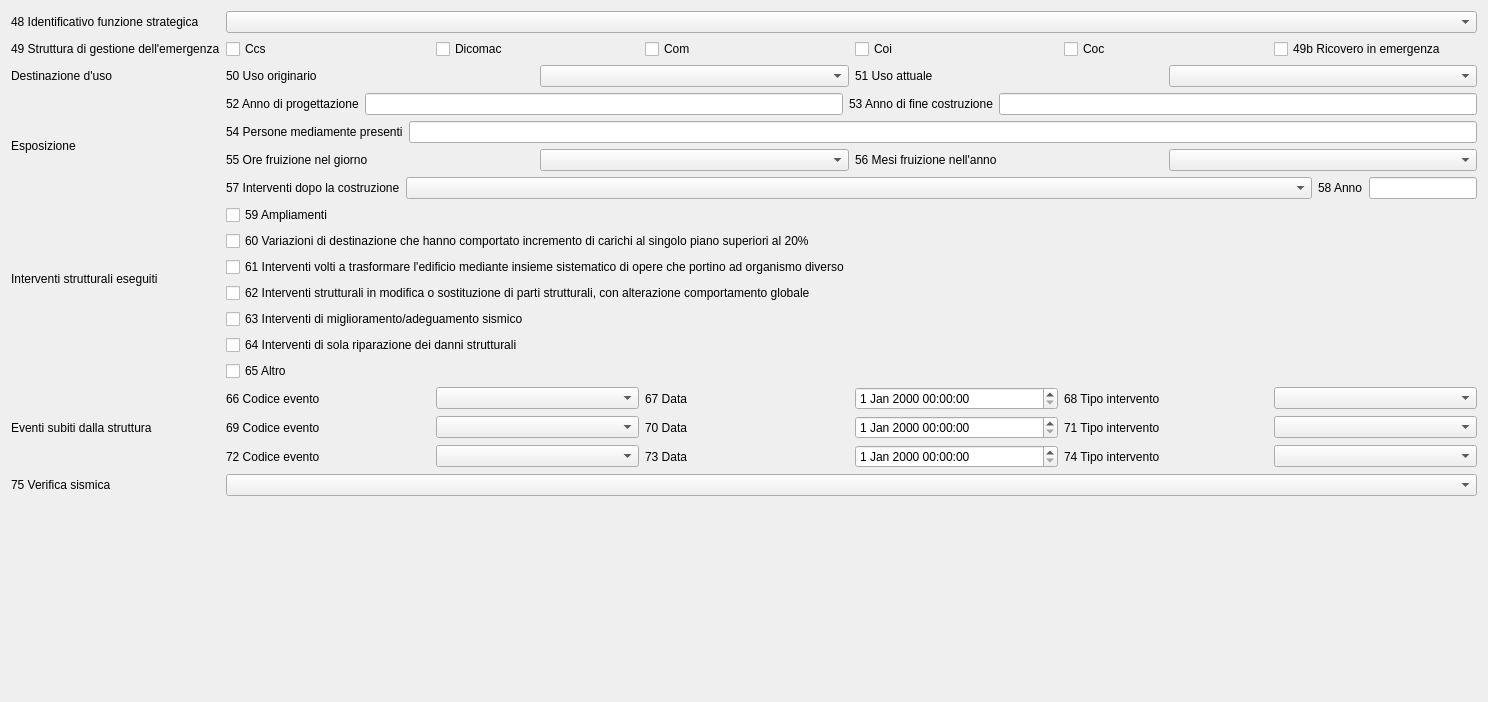
     <widget class="QWidget" name="caratteristiche_spec">
      <property name="geometry">
       <rect>
        <x>0</x>
        <y>0</y>
        <width>1488</width>
        <height>702</height>
       </rect>
      </property>
      <property name="font">
       <font>
        <weight>50</weight>
        <bold>false</bold>
       </font>
      </property>
      <attribute name="label">
       <string>Sezione 3 - CARATTERISTICHE SPECIFICHE</string>
      </attribute>
      <layout class="QGridLayout" name="gridLayout_6">
       <item row="0" column="2">
        <widget class="QComboBox" name="ID_edif"/>
       </item>
       <item row="5" column="2">
        <layout class="QGridLayout" name="gridLayout_7">
         <item row="0" column="0">
          <layout class="QHBoxLayout" name="horizontalLayout_23">
           <item>
            <widget class="QLabel" name="label_64">
             <property name="text">
              <string>54 Persone mediamente presenti</string>
             </property>
            </widget>
           </item>
           <item>
            <widget class="QLineEdit" name="esp_pers"/>
           </item>
          </layout>
         </item>
         <item row="1" column="0">
          <layout class="QHBoxLayout" name="horizontalLayout_24">
           <item>
            <widget class="QLabel" name="label_65">
             <property name="text">
              <string>55 Ore fruizione nel giorno</string>
             </property>
            </widget>
           </item>
           <item>
            <widget class="QComboBox" name="esp_ore"/>
           </item>
           <item>
            <widget class="QLabel" name="label_66">
             <property name="text">
              <string>56 Mesi fruizione nell'anno</string>
             </property>
            </widget>
           </item>
           <item>
            <widget class="QComboBox" name="esp_mes"/>
           </item>
          </layout>
         </item>
        </layout>
       </item>
       <item row="8" column="0">
        <widget class="QLabel" name="label_59">
         <property name="text">
          <string>Eventi subiti dalla struttura</string>
         </property>
        </widget>
       </item>
       <item row="6" column="0">
        <widget class="QLabel" name="interv_name">
         <property name="text">
          <string>Interventi strutturali eseguiti</string>
         </property>
        </widget>
       </item>
       <item row="8" column="2">
        <layout class="QGridLayout" name="gridLayout_8">
         <item row="0" column="0">
          <widget class="QLabel" name="label_67">
           <property name="text">
            <string>66 Codice evento</string>
           </property>
          </widget>
         </item>
         <item row="0" column="1">
          <widget class="QComboBox" name="evento_1"/>
         </item>
         <item row="0" column="2">
          <widget class="QLabel" name="date_label_1">
           <property name="text">
            <string>67 Data</string>
           </property>
          </widget>
         </item>
         <item row="0" column="3">
          <widget class="QgsDateTimeEdit" name="data_ev_1"/>
         </item>
         <item row="0" column="4">
          <widget class="QLabel" name="label_69">
           <property name="text">
            <string>68 Tipo intervento</string>
           </property>
          </widget>
         </item>
         <item row="0" column="5">
          <widget class="QComboBox" name="tipo_1"/>
         </item>
         <item row="1" column="0">
          <widget class="QLabel" name="label_70">
           <property name="text">
            <string>69 Codice evento</string>
           </property>
          </widget>
         </item>
         <item row="1" column="1">
          <widget class="QComboBox" name="evento_2"/>
         </item>
         <item row="1" column="2">
          <widget class="QLabel" name="date_label_2">
           <property name="text">
            <string>70 Data</string>
           </property>
          </widget>
         </item>
         <item row="1" column="3">
          <widget class="QgsDateTimeEdit" name="data_ev_2"/>
         </item>
         <item row="1" column="4">
          <widget class="QLabel" name="label_72">
           <property name="text">
            <string>71 Tipo intervento</string>
           </property>
          </widget>
         </item>
         <item row="1" column="5">
          <widget class="QComboBox" name="tipo_2"/>
         </item>
         <item row="2" column="0">
          <widget class="QLabel" name="label_73">
           <property name="text">
            <string>72 Codice evento</string>
           </property>
          </widget>
         </item>
         <item row="2" column="1">
          <widget class="QComboBox" name="evento_3"/>
         </item>
         <item row="2" column="2">
          <widget class="QLabel" name="date_label_3">
           <property name="text">
            <string>73 Data</string>
           </property>
          </widget>
         </item>
         <item row="2" column="3">
          <widget class="QgsDateTimeEdit" name="data_ev_3"/>
         </item>
         <item row="2" column="4">
          <widget class="QLabel" name="label_75">
           <property name="text">
            <string>74 Tipo intervento</string>
           </property>
          </widget>
         </item>
         <item row="2" column="5">
          <widget class="QComboBox" name="tipo_3"/>
         </item>
        </layout>
       </item>
       <item row="5" column="0">
        <widget class="QLabel" name="label_57">
         <property name="text">
          <string>Esposizione</string>
         </property>
        </widget>
       </item>
       <item row="2" column="2">
        <layout class="QHBoxLayout" name="horizontalLayout_19">
         <item>
          <widget class="QCheckBox" name="emerg_1">
           <property name="text">
            <string>Ccs</string>
           </property>
          </widget>
         </item>
         <item>
          <widget class="QCheckBox" name="emerg_2">
           <property name="text">
            <string>Dicomac</string>
           </property>
          </widget>
         </item>
         <item>
          <widget class="QCheckBox" name="emerg_3">
           <property name="text">
            <string>Com</string>
           </property>
          </widget>
         </item>
         <item>
          <widget class="QCheckBox" name="emerg_4">
           <property name="text">
            <string>Coi</string>
           </property>
          </widget>
         </item>
         <item>
          <widget class="QCheckBox" name="emerg_5">
           <property name="text">
            <string>Coc</string>
           </property>
          </widget>
         </item>
         <item>
          <widget class="QCheckBox" name="emerg_6">
           <property name="text">
            <string>49b Ricovero in emergenza</string>
           </property>
          </widget>
         </item>
        </layout>
       </item>
       <item row="9" column="2">
        <widget class="QComboBox" name="verif_sism"/>
       </item>
       <item row="3" column="0">
        <widget class="QLabel" name="label_55">
         <property name="text">
          <string>Destinazione d'uso</string>
         </property>
        </widget>
       </item>
       <item row="9" column="0">
        <widget class="QLabel" name="label_60">
         <property name="text">
          <string>75 Verifica sismica</string>
         </property>
        </widget>
       </item>
       <item row="6" column="2">
        <layout class="QGridLayout" name="gridLayout_9">
         <item row="0" column="0">
          <layout class="QHBoxLayout" name="horizontalLayout_25" stretch="0,1,0,0">
           <item>
            <widget class="QLabel" name="label_76">
             <property name="text">
              <string>57 Interventi dopo la costruzione</string>
             </property>
            </widget>
           </item>
           <item>
            <widget class="QComboBox" name="interv"/>
           </item>
           <item>
            <widget class="QLabel" name="label_77">
             <property name="text">
              <string>58 Anno</string>
             </property>
            </widget>
           </item>
           <item>
            <widget class="QLineEdit" name="interv_ann">
             <property name="maxLength">
              <number>4</number>
             </property>
            </widget>
           </item>
          </layout>
         </item>
         <item row="1" column="0">
          <layout class="QVBoxLayout" name="intev_n">
           <item>
            <widget class="QCheckBox" name="interv_1">
             <property name="text">
              <string>59 Ampliamenti</string>
             </property>
            </widget>
           </item>
           <item>
            <widget class="QCheckBox" name="interv_2">
             <property name="text">
              <string>60 Variazioni di destinazione che hanno comportato incremento di carichi al singolo piano superiori al 20%</string>
             </property>
            </widget>
           </item>
           <item>
            <widget class="QCheckBox" name="interv_3">
             <property name="text">
              <string>61 Interventi volti a trasformare l'edificio mediante insieme sistematico di opere che portino ad organismo diverso</string>
             </property>
            </widget>
           </item>
           <item>
            <widget class="QCheckBox" name="interv_4">
             <property name="text">
              <string>62 Interventi strutturali in modifica o sostituzione di parti strutturali, con alterazione comportamento globale</string>
             </property>
            </widget>
           </item>
           <item>
            <widget class="QCheckBox" name="interv_5">
             <property name="text">
              <string>63 Interventi di miglioramento/adeguamento sismico</string>
             </property>
            </widget>
           </item>
           <item>
            <widget class="QCheckBox" name="interv_6">
             <property name="text">
              <string>64 Interventi di sola riparazione dei danni strutturali</string>
             </property>
            </widget>
           </item>
           <item>
            <widget class="QCheckBox" name="interv_7">
             <property name="text">
              <string>65 Altro</string>
             </property>
            </widget>
           </item>
          </layout>
         </item>
        </layout>
       </item>
       <item row="4" column="0">
        <layout class="QHBoxLayout" name="horizontalLayout_22"/>
       </item>
       <item row="4" column="2">
        <layout class="QHBoxLayout" name="horizontalLayout_21">
         <item>
          <widget class="QLabel" name="label_56">
           <property name="text">
            <string>52 Anno di progettazione</string>
           </property>
          </widget>
         </item>
         <item>
          <widget class="QLineEdit" name="anno_prog">
           <property name="maxLength">
            <number>4</number>
           </property>
          </widget>
         </item>
         <item>
          <widget class="QLabel" name="label_63">
           <property name="text">
            <string>53 Anno di fine costruzione</string>
           </property>
          </widget>
         </item>
         <item>
          <widget class="QLineEdit" name="anno_cost">
           <property name="maxLength">
            <number>4</number>
           </property>
          </widget>
         </item>
        </layout>
       </item>
       <item row="3" column="2">
        <layout class="QHBoxLayout" name="horizontalLayout_20">
         <item>
          <widget class="QLabel" name="label_61">
           <property name="text">
            <string>50 Uso originario</string>
           </property>
          </widget>
         </item>
         <item>
          <widget class="QComboBox" name="uso_orig"/>
         </item>
         <item>
          <widget class="QLabel" name="label_62">
           <property name="text">
            <string>51 Uso attuale</string>
           </property>
          </widget>
         </item>
         <item>
          <widget class="QComboBox" name="uso_att"/>
         </item>
        </layout>
       </item>
       <item row="2" column="0">
        <widget class="QLabel" name="label_54">
         <property name="text">
          <string>49 Struttura di gestione dell'emergenza</string>
         </property>
        </widget>
       </item>
       <item row="0" column="0">
        <widget class="QLabel" name="label_53">
         <property name="text">
          <string>48 Identificativo funzione strategica</string>
         </property>
        </widget>
       </item>
       <item row="10" column="0">
        <spacer name="verticalSpacer_6">
         <property name="orientation">
          <enum>Qt::Vertical</enum>
         </property>
         <property name="sizeHint" stdset="0">
          <size>
           <width>20</width>
           <height>40</height>
          </size>
         </property>
        </spacer>
       </item>
      </layout>
     </widget>
